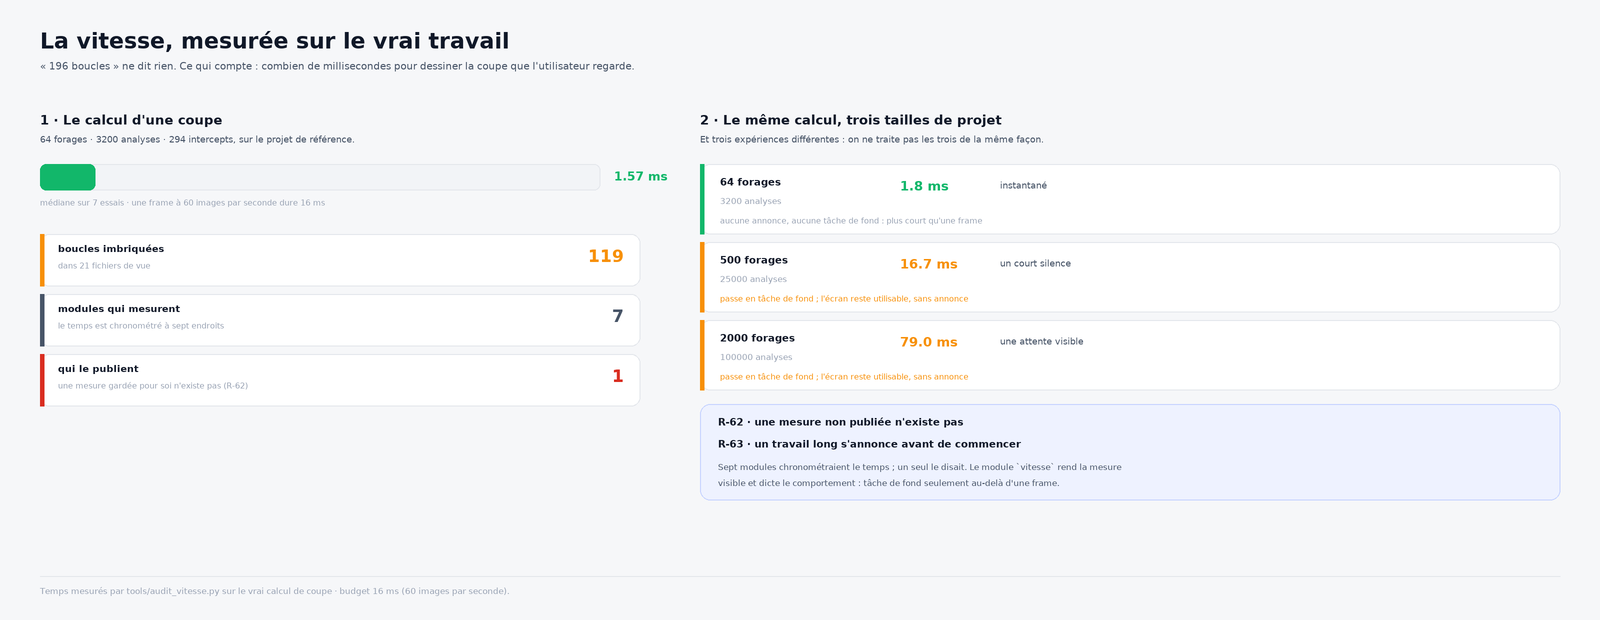

Python code for this plot:
"""Planche 32 — la vitesse : ce qui tient dans une frame, et ce qu'on annonce.

    python3 maquettes/32_vitesse.py

Les temps viennent de `specs/data/vitesse.json`, mesurés sur le vrai calcul
de coupe par `tools/audit_vitesse.py`.
"""
from __future__ import annotations

import json
import os
import sys

from PIL import Image, ImageDraw, ImageFont

OUT = os.path.dirname(os.path.abspath(__file__))
RACINE = os.path.dirname(OUT)
sys.path.insert(0, RACINE)
DONNEES = os.path.join(RACINE, "specs", "data")
THEME = json.load(open(os.path.join(DONNEES, "theme.json"), encoding="utf-8"))
AUDIT = json.load(open(os.path.join(DONNEES, "vitesse.json"), encoding="utf-8"))
from drillmaster_v3.core.vitesse import (ECHELLES, experience,   # noqa: E402
                                         annonce)

T = THEME["clair"]
S = 2
W, H = 1600, 620
POL = {False: "/usr/share/fonts/truetype/dejavu/DejaVuSans.ttf",
       True: "/usr/share/fonts/truetype/dejavu/DejaVuSans-Bold.ttf"}


def f(t, g=False):
    return ImageFont.truetype(POL[g], int(t * S))


img = Image.new("RGB", (W * S, H * S), T["bg"])
d = ImageDraw.Draw(img)


def txt(x, y, t, sz=10, col=None, g=False, a=None):
    d.text((x * S, y * S), t, font=f(sz, g), fill=col or T["ink"], anchor=a)


def rect(x, y, w, h, fill=None, stroke=None, r=8, ep=1):
    d.rounded_rectangle([x * S, y * S, (x + w) * S, (y + h) * S],
                        radius=int(r * S), fill=fill, outline=stroke,
                        width=max(1, int(ep * S)))


def ligne(x1, y1, x2, y2, col=None, ep=1):
    d.line([x1 * S, y1 * S, x2 * S, y2 * S], fill=col or T["border"],
           width=int(ep * S))


txt(40, 28, "La vitesse, mesurée sur le vrai travail", 22, T["ink"], True)
txt(40, 60, "« 196 boucles » ne dit rien. Ce qui compte : combien de "
    "millisecondes pour dessiner la coupe que l'utilisateur regarde.",
    10.2, T["ink_2"])

# ══ 1 · le calcul de la coupe
y = 112
txt(40, y, "1 · Le calcul d'une coupe", 13, T["ink"], True)
txt(40, y + 22, f"{AUDIT['coupe']['forages']} forages · "
    f"{AUDIT['coupe']['analyses']} analyses · {AUDIT['coupe']['intercepts']} "
    "intercepts, sur le projet de référence.", 9.4, T["ink_2"])
y += 52

# la jauge : 16 ms = une frame
larg = 560
rect(40, y, larg, 26, T["surface_3"], T["border"], 6)
part = min(1.0, AUDIT["coupe"]["median_ms"] / 16.0)
rect(40, y, max(4, larg * part), 26, T["ok"], None, 6)
txt(40 + larg + 14, y + 5, f"{AUDIT['coupe']['median_ms']} ms", 12, T["ok"],
    True)
txt(40, y + 34, "médiane sur 7 essais · une frame à 60 images par seconde "
    "dure 16 ms", 8.4, T["ink_3"])
y += 70

mesures = [(str(AUDIT["boucles_imbriquees_total"]), "boucles imbriquées",
            "dans " + str(len(AUDIT["boucles_imbriquees"])) + " fichiers de vue",
            T["warn"]),
           (str(len(AUDIT["modules_qui_mesurent"])), "modules qui mesurent",
            "le temps est chronométré à sept endroits", T["ink_2"]),
           (str(len(AUDIT["modules_qui_publient"])), "qui le publient",
            "une mesure gardée pour soi n'existe pas (R-62)", T["block"])]
for val, quoi, note, col in mesures:
    rect(40, y, larg + 40, 52, T["surface"], T["border"], 9)
    rect(40, y, 4, 52, col, None, 0)
    txt(58, y + 9, quoi, 9.6, T["ink"], True)
    txt(58, y + 27, note, 8.2, T["ink_3"])
    txt(40 + larg + 24, y + 12, val, 17, col, True, "ra")
    y += 60

# ══ 2 · trois échelles, trois expériences
D = 700
y = 112
txt(D, y, "2 · Le même calcul, trois tailles de projet", 13, T["ink"], True)
txt(D, y + 22, "Et trois expériences différentes : on ne traite pas les trois "
    "de la même façon.", 9.4, T["ink_2"])
y += 52
for e in ECHELLES:
    col = T["ok"] if e.ms <= 16 else (T["warn"] if e.ms <= 100 else T["block"])
    rect(D, y, 860, 70, T["surface"], T["border"], 10)
    rect(D, y, 4, 70, col, None, 0)
    txt(D + 20, y + 12, f"{e.forages} forages", 10.4, T["ink"], True)
    txt(D + 20, y + 32, f"{e.analyses} analyses", 8.6, T["ink_3"])
    txt(D + 200, y + 14, f"{e.ms} ms", 13, col, True)
    txt(D + 300, y + 16, experience(e.ms), 9.4, T["ink_2"])
    ann = annonce(e.ms)
    if ann:
        txt(D + 20, y + 52, ann, 8.2, T["block"])
    elif e.ms <= 16:
        txt(D + 20, y + 52, "aucune annonce, aucune tâche de fond : "
            "plus court qu'une frame", 8.2, T["ink_3"])
    else:
        txt(D + 20, y + 52, "passe en tâche de fond ; l'écran reste "
            "utilisable, sans annonce", 8.2, T["warn"])
    y += 78

# ══ 3 · la règle
y += 6
rect(D, y, 860, 96, T["accent_soft"], T["accent_line"], 10)
txt(D + 18, y + 12, "R-62 · une mesure non publiée n'existe pas", 10.4,
    T["ink"], True)
txt(D + 18, y + 34, "R-63 · un travail long s'annonce avant de commencer",
    10.4, T["ink"], True)
txt(D + 18, y + 58, "Sept modules chronométraient le temps ; un seul le "
    "disait. Le module `vitesse` rend la mesure", 8.6, T["ink_2"])
txt(D + 18, y + 74, "visible et dicte le comportement : tâche de fond "
    "seulement au-delà d'une frame.", 8.6, T["ink_2"])

# ── pied
ligne(40, H - 44, 1560, H - 44)
txt(40, H - 34, "Temps mesurés par tools/audit_vitesse.py sur le vrai calcul "
    "de coupe · budget 16 ms (60 images par seconde).", 8.6, T["ink_3"])

img.resize((W, H), Image.LANCZOS).save(os.path.join(OUT, "32_vitesse.png"))
print("écrit maquettes/32_vitesse.png")
